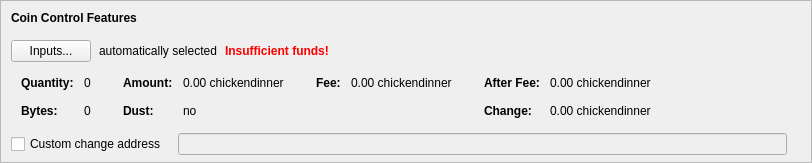
    <widget class="QFrame" name="frameCoinControl">
     <property name="sizePolicy">
      <sizepolicy hsizetype="Expanding" vsizetype="Expanding">
       <horstretch>0</horstretch>
       <verstretch>0</verstretch>
      </sizepolicy>
     </property>
     <property name="maximumSize">
      <size>
       <width>16777215</width>
       <height>16777215</height>
      </size>
     </property>
     <property name="frameShape">
      <enum>QFrame::StyledPanel</enum>
     </property>
     <property name="frameShadow">
      <enum>QFrame::Sunken</enum>
     </property>
     <layout class="QVBoxLayout" name="verticalLayoutCoinControl2">
      <property name="spacing">
       <number>0</number>
      </property>
      <property name="leftMargin">
       <number>0</number>
      </property>
      <property name="topMargin">
       <number>0</number>
      </property>
      <property name="rightMargin">
       <number>0</number>
      </property>
      <property name="bottomMargin">
       <number>6</number>
      </property>
      <item>
       <layout class="QVBoxLayout" name="verticalLayoutCoinControl" stretch="0,0,0,0,1">
        <property name="spacing">
         <number>0</number>
        </property>
        <property name="leftMargin">
         <number>10</number>
        </property>
        <property name="topMargin">
         <number>10</number>
        </property>
        <item>
         <layout class="QHBoxLayout" name="horizontalLayoutCoinControl1">
          <property name="bottomMargin">
           <number>15</number>
          </property>
          <item>
           <widget class="QLabel" name="labelCoinControlFeatures">
            <property name="sizePolicy">
             <sizepolicy hsizetype="Preferred" vsizetype="Maximum">
              <horstretch>0</horstretch>
              <verstretch>0</verstretch>
             </sizepolicy>
            </property>
            <property name="font">
             <font>
              <weight>75</weight>
              <bold>true</bold>
             </font>
            </property>
            <property name="styleSheet">
             <string notr="true">font-weight:bold;</string>
            </property>
            <property name="text">
             <string>Coin Control Features</string>
            </property>
           </widget>
          </item>
         </layout>
        </item>
        <item>
         <layout class="QHBoxLayout" name="horizontalLayoutCoinControl2" stretch="0,0,0,0">
          <property name="spacing">
           <number>8</number>
          </property>
          <property name="bottomMargin">
           <number>10</number>
          </property>
          <item>
           <widget class="QPushButton" name="pushButtonCoinControl">
            <property name="styleSheet">
             <string notr="true"/>
            </property>
            <property name="text">
             <string>Inputs...</string>
            </property>
            <property name="autoDefault">
             <bool>false</bool>
            </property>
           </widget>
          </item>
          <item>
           <widget class="QLabel" name="labelCoinControlAutomaticallySelected">
            <property name="text">
             <string>automatically selected</string>
            </property>
            <property name="margin">
             <number>5</number>
            </property>
           </widget>
          </item>
          <item>
           <widget class="QLabel" name="labelCoinControlInsuffFunds">
            <property name="font">
             <font>
              <weight>75</weight>
              <bold>true</bold>
             </font>
            </property>
            <property name="styleSheet">
             <string notr="true">color:red;font-weight:bold;</string>
            </property>
            <property name="text">
             <string>Insufficient funds!</string>
            </property>
            <property name="margin">
             <number>5</number>
            </property>
           </widget>
          </item>
          <item>
           <spacer name="horizontalSpacerCoinControl">
            <property name="orientation">
             <enum>Qt::Horizontal</enum>
            </property>
            <property name="sizeHint" stdset="0">
             <size>
              <width>40</width>
              <height>1</height>
             </size>
            </property>
           </spacer>
          </item>
         </layout>
        </item>
        <item>
         <widget class="QWidget" name="widgetCoinControl" native="true">
          <property name="sizePolicy">
           <sizepolicy hsizetype="Preferred" vsizetype="Preferred">
            <horstretch>0</horstretch>
            <verstretch>0</verstretch>
           </sizepolicy>
          </property>
          <property name="minimumSize">
           <size>
            <width>0</width>
            <height>0</height>
           </size>
          </property>
          <property name="styleSheet">
           <string notr="true"/>
          </property>
          <layout class="QHBoxLayout" name="horizontalLayoutCoinControl5">
           <property name="leftMargin">
            <number>0</number>
           </property>
           <property name="topMargin">
            <number>0</number>
           </property>
           <property name="rightMargin">
            <number>0</number>
           </property>
           <property name="bottomMargin">
            <number>0</number>
           </property>
           <item>
            <layout class="QHBoxLayout" name="horizontalLayoutCoinControl3" stretch="0,0,0,1">
             <property name="spacing">
              <number>20</number>
             </property>
             <property name="topMargin">
              <number>0</number>
             </property>
             <property name="bottomMargin">
              <number>10</number>
             </property>
             <item>
              <layout class="QFormLayout" name="formLayoutCoinControl1">
               <property name="horizontalSpacing">
                <number>10</number>
               </property>
               <property name="verticalSpacing">
                <number>14</number>
               </property>
               <property name="leftMargin">
                <number>10</number>
               </property>
               <property name="topMargin">
                <number>4</number>
               </property>
               <property name="rightMargin">
                <number>6</number>
               </property>
               <item row="0" column="0">
                <widget class="QLabel" name="labelCoinControlQuantityText">
                 <property name="font">
                  <font>
                   <weight>75</weight>
                   <bold>true</bold>
                  </font>
                 </property>
                 <property name="text">
                  <string>Quantity:</string>
                 </property>
                 <property name="margin">
                  <number>0</number>
                 </property>
                </widget>
               </item>
               <item row="0" column="1">
                <widget class="QLabel" name="labelCoinControlQuantity">
                 <property name="cursor">
                  <cursorShape>IBeamCursor</cursorShape>
                 </property>
                 <property name="contextMenuPolicy">
                  <enum>Qt::ActionsContextMenu</enum>
                 </property>
                 <property name="text">
                  <string notr="true">0</string>
                 </property>
                 <property name="margin">
                  <number>0</number>
                 </property>
                 <property name="textInteractionFlags">
                  <set>Qt::LinksAccessibleByMouse|Qt::TextSelectableByKeyboard|Qt::TextSelectableByMouse</set>
                 </property>
                </widget>
               </item>
               <item row="1" column="0">
                <widget class="QLabel" name="labelCoinControlBytesText">
                 <property name="font">
                  <font>
                   <weight>75</weight>
                   <bold>true</bold>
                  </font>
                 </property>
                 <property name="text">
                  <string>Bytes:</string>
                 </property>
                </widget>
               </item>
               <item row="1" column="1">
                <widget class="QLabel" name="labelCoinControlBytes">
                 <property name="cursor">
                  <cursorShape>IBeamCursor</cursorShape>
                 </property>
                 <property name="contextMenuPolicy">
                  <enum>Qt::ActionsContextMenu</enum>
                 </property>
                 <property name="text">
                  <string notr="true">0</string>
                 </property>
                 <property name="textInteractionFlags">
                  <set>Qt::LinksAccessibleByMouse|Qt::TextSelectableByKeyboard|Qt::TextSelectableByMouse</set>
                 </property>
                </widget>
               </item>
              </layout>
             </item>
             <item>
              <layout class="QFormLayout" name="formLayoutCoinControl2">
               <property name="horizontalSpacing">
                <number>10</number>
               </property>
               <property name="verticalSpacing">
                <number>14</number>
               </property>
               <property name="leftMargin">
                <number>6</number>
               </property>
               <property name="topMargin">
                <number>4</number>
               </property>
               <property name="rightMargin">
                <number>6</number>
               </property>
               <item row="0" column="0">
                <widget class="QLabel" name="labelCoinControlAmountText">
                 <property name="font">
                  <font>
                   <weight>75</weight>
                   <bold>true</bold>
                  </font>
                 </property>
                 <property name="text">
                  <string>Amount:</string>
                 </property>
                 <property name="margin">
                  <number>0</number>
                 </property>
                </widget>
               </item>
               <item row="0" column="1">
                <widget class="QLabel" name="labelCoinControlAmount">
                 <property name="cursor">
                  <cursorShape>IBeamCursor</cursorShape>
                 </property>
                 <property name="contextMenuPolicy">
                  <enum>Qt::ActionsContextMenu</enum>
                 </property>
                 <property name="text">
                  <string notr="true">0.00 chickendinner</string>
                 </property>
                 <property name="textInteractionFlags">
                  <set>Qt::LinksAccessibleByMouse|Qt::TextSelectableByKeyboard|Qt::TextSelectableByMouse</set>
                 </property>
                </widget>
               </item>
               <item row="1" column="0">
                <widget class="QLabel" name="labelCoinControlLowOutputText">
                 <property name="font">
                  <font>
                   <weight>75</weight>
                   <bold>true</bold>
                  </font>
                 </property>
                 <property name="text">
                  <string>Dust:</string>
                 </property>
                </widget>
               </item>
               <item row="1" column="1">
                <widget class="QLabel" name="labelCoinControlLowOutput">
                 <property name="cursor">
                  <cursorShape>IBeamCursor</cursorShape>
                 </property>
                 <property name="contextMenuPolicy">
                  <enum>Qt::ActionsContextMenu</enum>
                 </property>
                 <property name="text">
                  <string notr="true">no</string>
                 </property>
                 <property name="textInteractionFlags">
                  <set>Qt::LinksAccessibleByMouse|Qt::TextSelectableByKeyboard|Qt::TextSelectableByMouse</set>
                 </property>
                </widget>
               </item>
              </layout>
             </item>
             <item>
              <layout class="QFormLayout" name="formLayoutCoinControl3">
               <property name="horizontalSpacing">
                <number>10</number>
               </property>
               <property name="verticalSpacing">
                <number>14</number>
               </property>
               <property name="leftMargin">
                <number>6</number>
               </property>
               <property name="topMargin">
                <number>4</number>
               </property>
               <property name="rightMargin">
                <number>6</number>
               </property>
               <item row="0" column="0">
                <widget class="QLabel" name="labelCoinControlFeeText">
                 <property name="font">
                  <font>
                   <weight>75</weight>
                   <bold>true</bold>
                  </font>
                 </property>
                 <property name="text">
                  <string>Fee:</string>
                 </property>
                 <property name="margin">
                  <number>0</number>
                 </property>
                </widget>
               </item>
               <item row="0" column="1">
                <widget class="QLabel" name="labelCoinControlFee">
                 <property name="cursor">
                  <cursorShape>IBeamCursor</cursorShape>
                 </property>
                 <property name="contextMenuPolicy">
                  <enum>Qt::ActionsContextMenu</enum>
                 </property>
                 <property name="text">
                  <string notr="true">0.00 chickendinner</string>
                 </property>
                 <property name="textInteractionFlags">
                  <set>Qt::LinksAccessibleByMouse|Qt::TextSelectableByKeyboard|Qt::TextSelectableByMouse</set>
                 </property>
                </widget>
               </item>
             </layout>
             </item>
             <item>
              <layout class="QFormLayout" name="formLayoutCoinControl4">
               <property name="horizontalSpacing">
                <number>10</number>
               </property>
               <property name="verticalSpacing">
                <number>14</number>
               </property>
               <property name="leftMargin">
                <number>6</number>
               </property>
               <property name="topMargin">
                <number>4</number>
               </property>
               <property name="rightMargin">
                <number>6</number>
               </property>
               <item row="0" column="0">
                <widget class="QLabel" name="labelCoinControlAfterFeeText">
                 <property name="font">
                  <font>
                   <weight>75</weight>
                   <bold>true</bold>
                  </font>
                 </property>
                 <property name="text">
                  <string>After Fee:</string>
                 </property>
                 <property name="margin">
                  <number>0</number>
                 </property>
                </widget>
               </item>
               <item row="0" column="1">
                <widget class="QLabel" name="labelCoinControlAfterFee">
                 <property name="cursor">
                  <cursorShape>IBeamCursor</cursorShape>
                 </property>
                 <property name="contextMenuPolicy">
                  <enum>Qt::ActionsContextMenu</enum>
                 </property>
                 <property name="text">
                  <string notr="true">0.00 chickendinner</string>
                 </property>
                 <property name="textInteractionFlags">
                  <set>Qt::LinksAccessibleByMouse|Qt::TextSelectableByKeyboard|Qt::TextSelectableByMouse</set>
                 </property>
                </widget>
               </item>
               <item row="1" column="0">
                <widget class="QLabel" name="labelCoinControlChangeText">
                 <property name="font">
                  <font>
                   <weight>75</weight>
                   <bold>true</bold>
                  </font>
                 </property>
                 <property name="text">
                  <string>Change:</string>
                 </property>
                </widget>
               </item>
               <item row="1" column="1">
                <widget class="QLabel" name="labelCoinControlChange">
                 <property name="cursor">
                  <cursorShape>IBeamCursor</cursorShape>
                 </property>
                 <property name="contextMenuPolicy">
                  <enum>Qt::ActionsContextMenu</enum>
                 </property>
                 <property name="text">
                  <string notr="true">0.00 chickendinner</string>
                 </property>
                 <property name="textInteractionFlags">
                  <set>Qt::LinksAccessibleByMouse|Qt::TextSelectableByKeyboard|Qt::TextSelectableByMouse</set>
                 </property>
                </widget>
               </item>
              </layout>
             </item>
            </layout>
           </item>
          </layout>
         </widget>
        </item>
        <item>
         <layout class="QHBoxLayout" name="horizontalLayoutCoinControl4" stretch="0,0,0">
          <property name="spacing">
           <number>12</number>
          </property>
          <property name="sizeConstraint">
           <enum>QLayout::SetDefaultConstraint</enum>
          </property>
          <property name="topMargin">
           <number>5</number>
          </property>
          <property name="rightMargin">
           <number>5</number>
          </property>
          <item>
           <widget class="QCheckBox" name="checkBoxCoinControlChange">
            <property name="toolTip">
             <string>If this is activated, but the change address is empty or invalid, change will be sent to a newly generated address.</string>
            </property>
            <property name="text">
             <string>Custom change address</string>
            </property>
           </widget>
          </item>
          <item>
           <widget class="QValidatedLineEdit" name="lineEditCoinControlChange">
            <property name="enabled">
             <bool>false</bool>
            </property>
            <property name="sizePolicy">
             <sizepolicy hsizetype="Expanding" vsizetype="Fixed">
              <horstretch>0</horstretch>
              <verstretch>0</verstretch>
             </sizepolicy>
            </property>
           </widget>
          </item>
          <item>
           <widget class="QLabel" name="labelCoinControlChangeLabel">
            <property name="sizePolicy">
             <sizepolicy hsizetype="Preferred" vsizetype="Expanding">
              <horstretch>0</horstretch>
              <verstretch>0</verstretch>
             </sizepolicy>
            </property>
            <property name="minimumSize">
             <size>
              <width>0</width>
              <height>0</height>
             </size>
            </property>
            <property name="text">
             <string/>
            </property>
            <property name="margin">
             <number>3</number>
            </property>
           </widget>
          </item>
         </layout>
        </item>
        <item>
         <spacer name="verticalSpacerCoinControl">
          <property name="orientation">
           <enum>Qt::Vertical</enum>
          </property>
          <property name="sizeHint" stdset="0">
           <size>
            <width>800</width>
            <height>1</height>
           </size>
          </property>
         </spacer>
        </item>
       </layout>
      </item>
     </layout>
    </widget>
